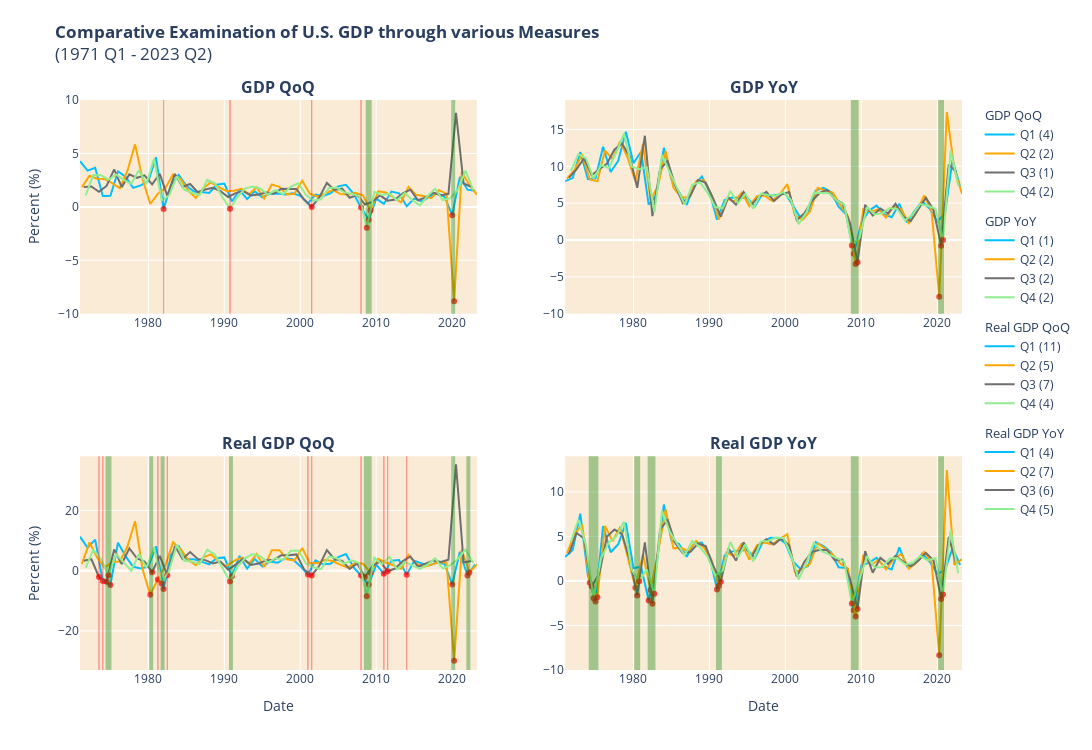

Notebook cell for this chart:
### Markdown cell above
Plot - Metrics in practice

### Code cell
import plotly.subplots as sp
import plotly.graph_objs as go

fig2 = sp.make_subplots(rows=2, cols=2, subplot_titles=('<b>GDP QoQ</b>', '<b>GDP YoY</b>', '<b>Real GDP QoQ</b>', '<b>Real GDP YoY</b>'))
colors = ['rgb(0, 191, 255)', 'rgb(255, 165, 0)', 'rgb(111, 111, 111)', 'rgb(144, 238, 144)']
legend_groups_tittle = ['GDP QoQ', 'GDP YoY', 'Real GDP QoQ', 'Real GDP YoY']

for i, metric in enumerate(['GDP_QoQ', 'GDP_YoY', 'REAL_GDP_QoQ', 'REAL_GDP_YoY']):
    # Set row and col subplots
    row = 1 if i < 2 else 2
    col = i % 2 + 1

    # Draw lines for each quarter
    for quarter in range(1, 5):
        trace = go.Scatter(x=all_gdp[all_gdp['DATE'].dt.quarter == quarter]['DATE'],
                           y=all_gdp[all_gdp['DATE'].dt.quarter == quarter][metric],
                           mode='lines',
                           name=f'Q{quarter}',
                           line=dict(color=colors[quarter-1]),
                           showlegend=True,
                           legendgroup=legend_groups_tittle[i],
                           legendgrouptitle=dict(text=legend_groups_tittle[i]))
        # Negative quarters to plot count. Example: Q1 (5)
        trace['name'] += f' ({len(all_gdp[(all_gdp["DATE"].dt.quarter == quarter) & (all_gdp[metric] < 0)])})'
        
        fig2.add_trace(trace, row=row, col=col)
        # If there is a negative value, draw a red marker
        fig2.add_trace(go.Scatter(x=all_gdp[(all_gdp['DATE'].dt.quarter == quarter) & (all_gdp[metric] < 0)]['DATE'],
                                    y=all_gdp[(all_gdp['DATE'].dt.quarter == quarter) & (all_gdp[metric] < 0)][metric],
                                    mode='markers',
                                    marker=dict(color='red'),
                                    opacity=0.7,
                                    name=f'Q{quarter} negative',
                                    showlegend=False),
                        row=row, col=col)
    
        # Set date values to see if there are consecutive negatives
        consecutive_negatives = []
        count = 0
        for index, row_data in all_gdp.iterrows():
            if row_data[metric] < 0:
                count += 1
                if count == 1:
                    first_neg = row_data['DATE']
                if count >= 2:
                    last_neg = row_data['DATE']
            else:
                if count >= 2:
                    consecutive_negatives.append((first_neg, last_neg))
                if count == 1:
                    # If there is only one negative, draw a red line
                    fig2.add_shape(type='rect', x0=first_neg, y0=-40, x1=first_neg, y1=40,
                                    line=dict(color='red', width=1),
                                    fillcolor='red',
                                    opacity=0.10,
                                    row=row, col=col)
                count = 0
            
        # But if there are consecutive negatives (2 or more), draw a green line
        for start_date, end_date in consecutive_negatives:
            fig2.add_shape(type='rect',
                            x0=start_date, y0=-40, x1=end_date, y1=40,
                            line=dict(color='green', width=2),
                            fillcolor='green',
                            opacity=0.10,
                            row=row, col=col)

# Custom
fig2.update_layout(title_text='<b>Comparative Examination of U.S. GDP through various Measures</b><br>(1971 Q1 - 2023 Q2)', title_y=0.95)
fig2.update_yaxes(title_text='Percent (%)', row=1, col=1)
fig2.update_xaxes(title_text='Date', row=2, col=1)
fig2.update_yaxes(title_text='Percent (%)', row=2, col=1)
fig2.update_xaxes(title_text='Date', row=2, col=2)
fig2.update_xaxes(range=['1971-01-01', '2023-04-01'])
# Use different zoom for each plot
fig2.update_yaxes(range=[-10, 10], row=1, col=1)
fig2.update_yaxes(range=[-10, 19], row=1, col=2)
fig2.update_yaxes(range=[-33, 38], row=2, col=1)
fig2.update_yaxes(range=[-10, 14], row=2, col=2)
fig2.update_layout(plot_bgcolor='antiquewhite')
fig2.update_layout(height=750, width=1100)

fig2.write_html('images/Comparative_measures_GDP.html')
fig2.show()
